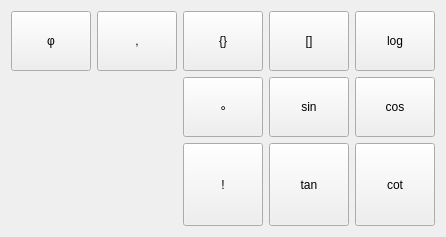
          <widget class="QWidget" name="page_2">
           <layout class="QGridLayout" name="gridLayout_4">
            <item row="0" column="4">
             <widget class="QPushButton" name="pushButton_matrix">
              <property name="sizePolicy">
               <sizepolicy hsizetype="Expanding" vsizetype="Expanding">
                <horstretch>150</horstretch>
                <verstretch>150</verstretch>
               </sizepolicy>
              </property>
              <property name="minimumSize">
               <size>
                <width>60</width>
                <height>60</height>
               </size>
              </property>
              <property name="text">
               <string>[]</string>
              </property>
             </widget>
            </item>
            <item row="1" column="3">
             <widget class="QPushButton" name="pushButton_graduce">
              <property name="sizePolicy">
               <sizepolicy hsizetype="Expanding" vsizetype="Expanding">
                <horstretch>150</horstretch>
                <verstretch>150</verstretch>
               </sizepolicy>
              </property>
              <property name="minimumSize">
               <size>
                <width>60</width>
                <height>60</height>
               </size>
              </property>
              <property name="text">
               <string>∘</string>
              </property>
             </widget>
            </item>
            <item row="2" column="3">
             <widget class="QPushButton" name="pushButton_fact">
              <property name="sizePolicy">
               <sizepolicy hsizetype="Expanding" vsizetype="Expanding">
                <horstretch>150</horstretch>
                <verstretch>150</verstretch>
               </sizepolicy>
              </property>
              <property name="minimumSize">
               <size>
                <width>60</width>
                <height>60</height>
               </size>
              </property>
              <property name="text">
               <string>!</string>
              </property>
             </widget>
            </item>
            <item row="0" column="3">
             <widget class="QPushButton" name="pushButton_vectors">
              <property name="sizePolicy">
               <sizepolicy hsizetype="Expanding" vsizetype="Expanding">
                <horstretch>150</horstretch>
                <verstretch>150</verstretch>
               </sizepolicy>
              </property>
              <property name="minimumSize">
               <size>
                <width>60</width>
                <height>60</height>
               </size>
              </property>
              <property name="text">
               <string>{}</string>
              </property>
             </widget>
            </item>
            <item row="0" column="1">
             <widget class="QPushButton" name="pushButton_polar">
              <property name="sizePolicy">
               <sizepolicy hsizetype="Expanding" vsizetype="Expanding">
                <horstretch>150</horstretch>
                <verstretch>150</verstretch>
               </sizepolicy>
              </property>
              <property name="minimumSize">
               <size>
                <width>60</width>
                <height>60</height>
               </size>
              </property>
              <property name="text">
               <string>φ</string>
              </property>
             </widget>
            </item>
            <item row="0" column="2">
             <widget class="QPushButton" name="pushButton_crop">
              <property name="sizePolicy">
               <sizepolicy hsizetype="Expanding" vsizetype="Expanding">
                <horstretch>150</horstretch>
                <verstretch>150</verstretch>
               </sizepolicy>
              </property>
              <property name="minimumSize">
               <size>
                <width>60</width>
                <height>60</height>
               </size>
              </property>
              <property name="text">
               <string>,</string>
              </property>
             </widget>
            </item>
            <item row="1" column="5">
             <widget class="QPushButton" name="pushButton_cosFunctions">
              <property name="sizePolicy">
               <sizepolicy hsizetype="Expanding" vsizetype="Expanding">
                <horstretch>150</horstretch>
                <verstretch>150</verstretch>
               </sizepolicy>
              </property>
              <property name="minimumSize">
               <size>
                <width>60</width>
                <height>60</height>
               </size>
              </property>
              <property name="text">
               <string>cos</string>
              </property>
             </widget>
            </item>
            <item row="1" column="4">
             <widget class="QPushButton" name="pushButton_sinFunctions">
              <property name="sizePolicy">
               <sizepolicy hsizetype="Expanding" vsizetype="Expanding">
                <horstretch>150</horstretch>
                <verstretch>150</verstretch>
               </sizepolicy>
              </property>
              <property name="minimumSize">
               <size>
                <width>60</width>
                <height>60</height>
               </size>
              </property>
              <property name="text">
               <string>sin</string>
              </property>
             </widget>
            </item>
            <item row="2" column="4">
             <widget class="QPushButton" name="pushButton_tanFunctions">
              <property name="sizePolicy">
               <sizepolicy hsizetype="Expanding" vsizetype="Expanding">
                <horstretch>150</horstretch>
                <verstretch>150</verstretch>
               </sizepolicy>
              </property>
              <property name="minimumSize">
               <size>
                <width>60</width>
                <height>60</height>
               </size>
              </property>
              <property name="text">
               <string>tan</string>
              </property>
             </widget>
            </item>
            <item row="2" column="5">
             <widget class="QPushButton" name="pushButton_cotFunctions">
              <property name="sizePolicy">
               <sizepolicy hsizetype="Expanding" vsizetype="Expanding">
                <horstretch>150</horstretch>
                <verstretch>150</verstretch>
               </sizepolicy>
              </property>
              <property name="minimumSize">
               <size>
                <width>74</width>
                <height>83</height>
               </size>
              </property>
              <property name="text">
               <string>cot</string>
              </property>
             </widget>
            </item>
            <item row="0" column="5">
             <widget class="QPushButton" name="pushButton_logFunctions">
              <property name="sizePolicy">
               <sizepolicy hsizetype="Expanding" vsizetype="Expanding">
                <horstretch>150</horstretch>
                <verstretch>150</verstretch>
               </sizepolicy>
              </property>
              <property name="minimumSize">
               <size>
                <width>60</width>
                <height>60</height>
               </size>
              </property>
              <property name="text">
               <string>log</string>
              </property>
             </widget>
            </item>
           </layout>
          </widget>
